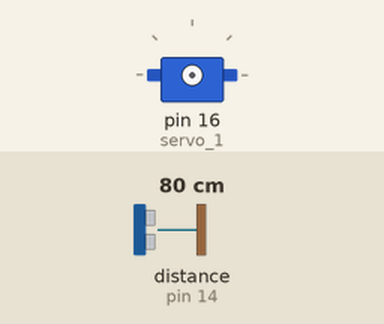
The sketch below on a simulated Arduino Uno, built with avr-gcc and run on an emulated ATmega328P. Shown: servo. Wiring (inferred from the names in the program): ultrasonic range finder: trigger pin 15; echo pin 14. Inputs (shaded band) come from the test bench; at power-on: distance to the obstacle (sensor on pin 14) 80 cm. The echo pulse lasts 58.3 µs per cm; what the sketch prints to the serial monitor is not drawn.

Above: at 0.1 s.
11.3 s: distance to the obstacle (sensor on pin 14) set to 2 cm
At 11.9 s:
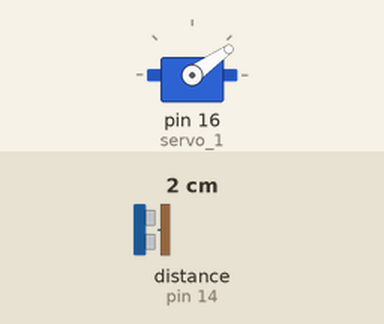
14.3 s: distance to the obstacle (sensor on pin 14) set to 35 cm
At 19.8 s:
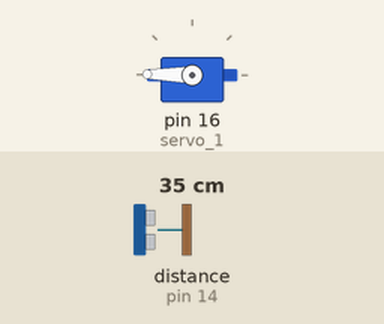
20.3 s: distance to the obstacle (sensor on pin 14) set to 60 cm
At 20.89 s:
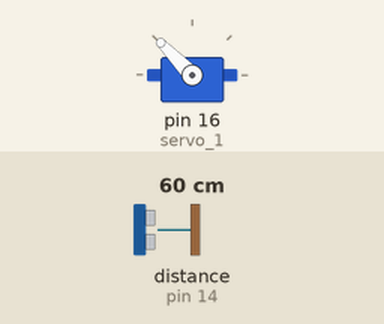
23.3 s: distance to the obstacle (sensor on pin 14) set to 4 cm
Timing chart, 0 to 27.3 s (numbered marks = the images above; inputs shaded):
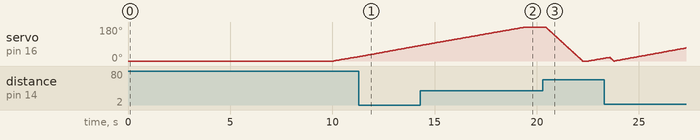

The sketch:

ultrasound_sensor.ino
```cpp
#include <Servo.h> // including servo library.

Servo servo_1; // Giving name to servo.

int trigPin = 15;    // Trigger
int echoPin = 14;    // Echo
long duration, cm, inches;

long distanceArray[180];
boolean flag = true;
int counter=0;

void setup() {
  //Serial Port begin
  delay(10000);
  Serial.begin (9600);
  //Define inputs and outputs
  pinMode(trigPin, OUTPUT);
  pinMode(echoPin, INPUT);
  servo_1.attach(16); // Attaching Servo to 16
}

void loop() {
  int returnBack = 0;
  if(flag == true){
    counter = 0;
    for(int i=0;i<180;i++){
      servo_1.write(i);
      digitalWrite(trigPin, LOW);
      delayMicroseconds(5);
      digitalWrite(trigPin, HIGH);
      delayMicroseconds(10);
      digitalWrite(trigPin, LOW);
      pinMode(echoPin, INPUT);
      duration = pulseIn(echoPin, HIGH);
      cm = (duration/2) / 29.1;
      distanceArray[i] = cm;
      delay(50);
    }
    returnBack = 179;
    flag = false;
    delay(1000);
  }
  else{
    servo_1.write(0);
    delay(250);
    for(int i=0;i<180;i++){
      servo_1.write(i);
      digitalWrite(trigPin, LOW);
      delayMicroseconds(5);
      digitalWrite(trigPin, HIGH);
      delayMicroseconds(10);
      digitalWrite(trigPin, LOW);
      pinMode(echoPin, INPUT);
      duration = pulseIn(echoPin, HIGH);
      cm = (duration/2) / 29.1;
      Serial.print("Izmjereno sada: ");
      Serial.println(cm);
      Serial.print("Izmjereno prije: ");
      Serial.println(distanceArray[i]);
      if(abs(cm-distanceArray[i])>distanceArray[i]*0.4 && counter>=0 && counter<=3){
        Serial.println("Potencijalni provalnik");
        counter++;
      }
      else if(abs(cm-distanceArray[i])>distanceArray[i]*0.4 && counter>3){
        Serial.println("Provalnik");
        counter=0;
        flag = true;
        returnBack = i;
        break;
      }
      else{
        distanceArray[i]=(distanceArray[i]+cm)/2.0;
        counter=0;
      }
      delay(50);
    }
    if(flag == false){
      for(int i=179;i>=0;i--){
        servo_1.write(i);
        digitalWrite(trigPin, LOW);
        delayMicroseconds(5);
        digitalWrite(trigPin, HIGH);
        delayMicroseconds(10);
        digitalWrite(trigPin, LOW);
        pinMode(echoPin, INPUT);
        duration = pulseIn(echoPin, HIGH);
        cm = (duration/2) / 29.1;
        Serial.print("Izmjereno sada: ");
        Serial.println(cm);
        Serial.print("Izmjereno prije: ");
        Serial.println(distanceArray[i]);
        if(abs(cm-distanceArray[i])>distanceArray[i]*0.4 && counter>=0 && counter<=3){
          Serial.println("Potencijalni provalnik");
          counter++;
        }
        else if(abs(cm-distanceArray[i])>distanceArray[i]*0.4 && counter>3){
          Serial.println("Provalnik");
          counter=0;
          flag = true;
          returnBack = i;
          break;
        }
        else{
          distanceArray[i]=(distanceArray[i]+cm)/2.0;
          counter=0;
        }
        delay(50);
      }
    }
  }
  for(int returnNow = returnBack; returnNow>=0; returnNow--){
    servo_1.write(returnNow);
    delay(10);
  }
}
```
